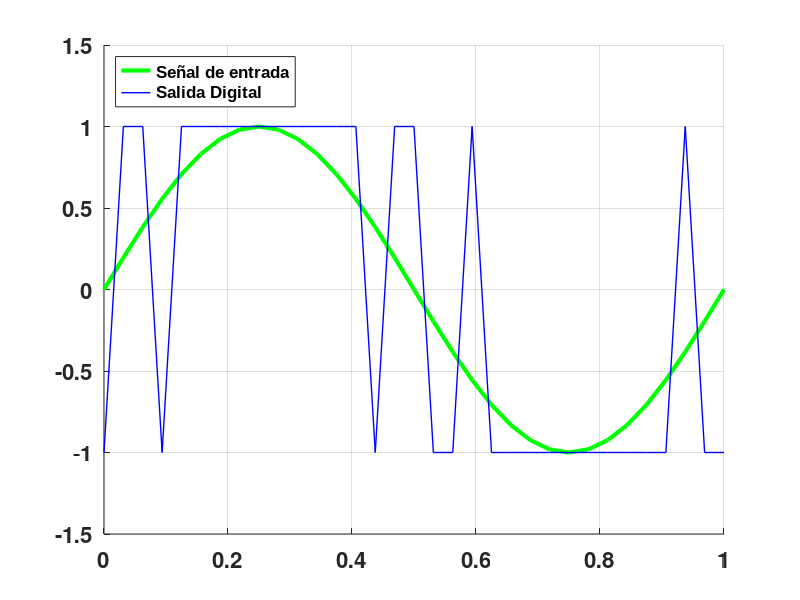
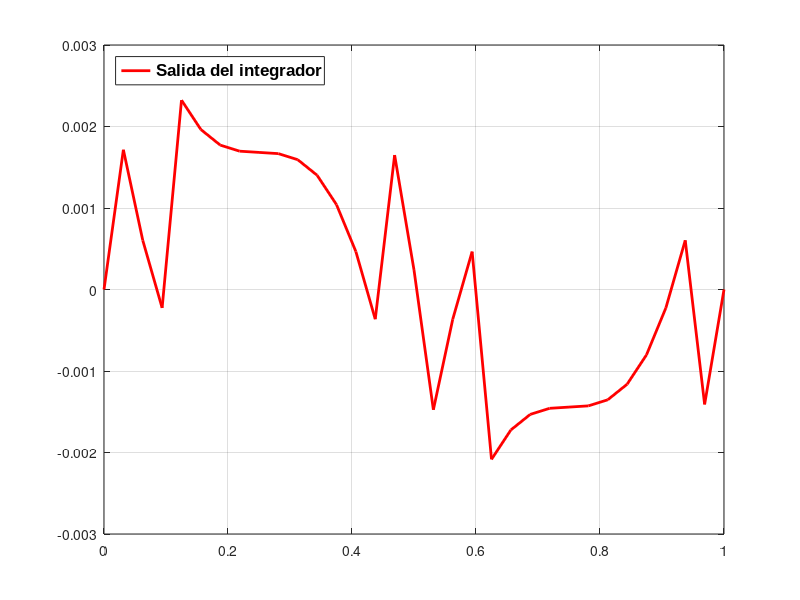

These charts were generated, in order, by the following MATLAB code:
    % Simulación de un modulador sigma-delta de primer orden
    % Usando el metodo de integración Trapezoidal.
    close all
    clear all
    % f_in: frec. de la señal de entrada
    f_in = 1;
    % Ancho de banda:
    BW = f_in*2;
    % Frec. de Nyquist:
    Fnyq = BW*2;
    % Tiempo de simulación:
    T = 1;
    % fs: frec. de muestreo:
    fs = 32;
    % Factor de sobre muestreo:
    OSR = fs/Fnyq
    % Periodo de muestreo:
    Ts = 1/fs;
    
    % Generamos la señal de entrada: 
    t=[0:Ts:T];
    for i=1:length(t)
        % x: señal de entrada:
        x(i)= sin(2*pi*t(i));
     endfor

    % dt: paso de tiempo (se recomienda 20 veces menor al periodo de muestreo):
    dt = 1/(20*fs);

    % Longitud de simulacion
    L = length(t);
    y = zeros(1, L);      % Salida del integrador
    bits = zeros(1, L);   % Salida digital (bits)

    % Inicialización
    y(1) = 0;
    bits(1) = -1;

         % Modelamos el lazo de Retroalimentación Negativa:

     for k = 1:L-1

        % Retroalimentación: resta la salida cuantizada
        resta = x(k) - bits(k);
        
        % Integrador (método trapezoidal)
        y(k+1) = y(k) + (dt/2) * (resta + (x(k+1) - bits(k)));
        
        % Cuantización
        bits(k+1) = sign(y(k+1));
    
    endfor

figure;

set(gca, "fontsize", 16, "fontweight", "bold");
hold on; 
plot(t,x,"g", 'LineWidth',3);
%Pongo la leyenda a los datos:
legend("Señal de entrada", "location", 'northwest');
%En una variable guardo la configuración de "legend":
h=legend;
% Asigno directamente las propiedades de tipo y tamaño de letra:
set(h, "fontname", "arial", "fontsize", 12, "fontweight", "bold");
plot(t,bits,"b", 'LineWidth',1, "displayname", "Salida Digital");
ylim([-1.5, 1.5]);
grid on;

figure;
set(gca, "fontsize", 16, "fontweight", "bold");
plot(t,y,"r", 'LineWidth',2);
%Pongo la leyenda a los datos:
legend("Salida del integrador", "location", 'northwest');
%En una variable guardo la configuración de "legend":
h=legend;
% Asigno directamente las propiedades de tipo y tamaño de letra:
set(h, "fontname", "arial", "fontsize", 12, "fontweight", "bold");
grid on;
